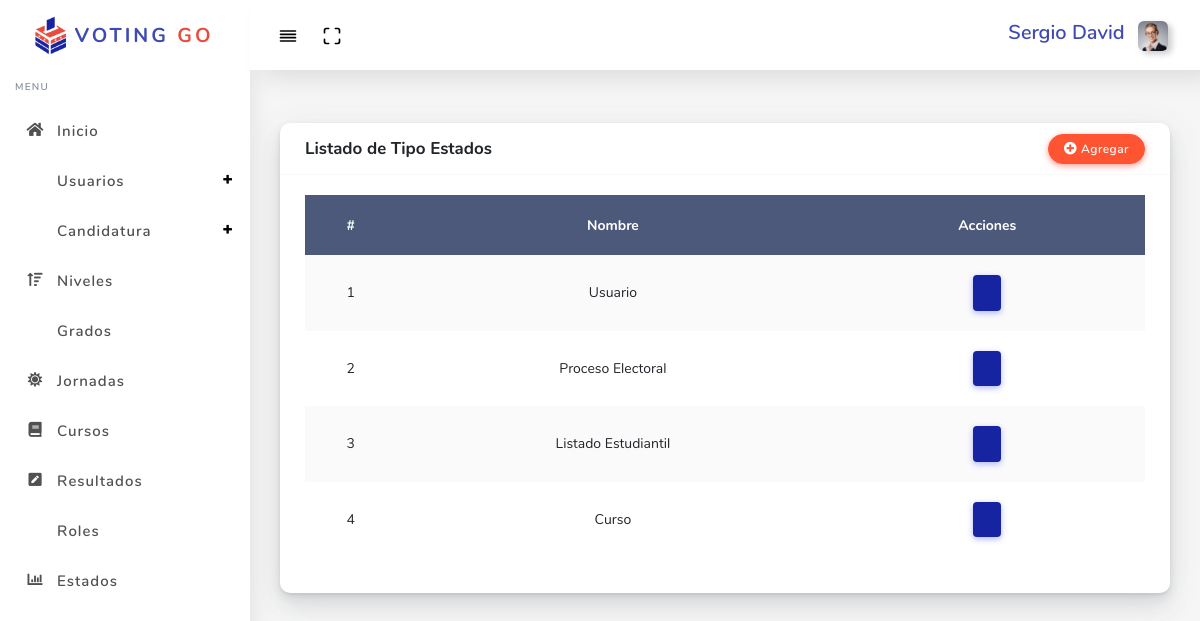
The page /?controller=typeStatus (signed in) on the database its author committed.
### tables this page shows
CREATE TABLE `type_statuses` (
  `id` int(11) NOT NULL,
  `typestatus_name` varchar(20) NOT NULL
);

### controllers/TypeStatusController.php (called while the page is built, shortened)
<?php
	require 'models/TypeStatus.php';
	class TypeStatusController
	{
		private $model;
		public function __construct()
		{
			$this->model = new TypeStatus;
		}
		public function index()
		{
			require 'views/layout.php';
			$typeStatuses = $this->model->getAll();
			require 'views/typeStatus/listTypeStatus.php';
		}
	}

### models/TypeStatus.php (called while the page is built, shortened)
<?php
	class TypeStatus
	{
		private $pdo;
		public function __construct()
		{
			try {
				$this->pdo = new Database;
			} catch(PDOException $e) {
				die($e->getMessage());
			}
		}
		public function getAll()
		{
			try {
				$strSql = "SELECT * FROM type_statuses";
				$query = $this->pdo->select($strSql);
				return $query;
			} catch(PDOException $e) {
				die($e->getMessage());
			}
		}
	}

### providers/Database.php (called while the page is built, shortened)
<?php
class Database extends PDO
{
	public function select($strSql, $arrayData = array(), $fetchMode = PDO::FETCH_OBJ)
	{
		$query = $this->prepare($strSql);
		if(!$query->execute()) {
			echo "Error, la Consulta no se Realizó";
		} else {
			return $query->fetchAll($fetchMode);
		}
	}
}

### views/typeStatus/listTypeStatus.php (the view, shortened to what this page needs)
<link rel="stylesheet" href="assets/bundles/datatables/datatables.min.css">
<link rel="stylesheet" href="assets/bundles/datatables/DataTables-1.10.16/css/dataTables.bootstrap4.min.css">
<div class="main-content">
  <section class="section">
    <div class="section-body">
      <div class="row">
        <div class="col-12">
          <div class="card">
              <div class="card-header">
                  <h4>Listado de Tipo Estados</h4>
                    <button type="button" class="btn icon-left btn-danger ml-auto" data-toggle="modal" data-target="#basicModal"><i class="fas fa-plus-circle"></i> Agregar</button>
              </div>
              <div class="card-body">
              <div class="table-responsive">
              <table class="table table-striped" id="table-2">
                <thead>
                  <tr>
                    <th>#</th>
            				<th>Nombre</th>
            				<th>Acciones</th>
                  </tr>
                </thead>
                <tbody>
                  <?php foreach ($typeStatuses as $typeStatus) : ?>
                  <tr>
                    <td><?php echo $typeStatus->id ?></td>
                    <td><?php echo $typeStatus->typestatus_name ?></td>
                    <td>
                      <div class="card-body">
                        <a href="?controller=typeStatus&method=edit&id=<?php echo $typeStatus->id ?>" type="button" class="btn btn-icon btn-primary" data-toggle="modal" data-target="#basicModal<?php echo $typeStatus->id ?>">
                        </a>
                      </div>
                    </td>
                  </tr>
                      <?php endforeach ?>
                </tbody>
              </table>
              </div>
            </div>
          </div>
        </div>
      </div>
    </div>
  </section>
</div>

### assets/css/style2.css (style rules this page uses)
th { text-align: center; }
td { text-align: center; }

### rows shown on the page
type_statuses: id "1", typestatus_name "Usuario"
type_statuses: id "2", typestatus_name "Proceso Electoral"
type_statuses: id "3", typestatus_name "Listado Estudiantil"
type_statuses: id "4", typestatus_name "Curso"

### other values the page prints
$_SESSION['user']->name "Sergio David"
